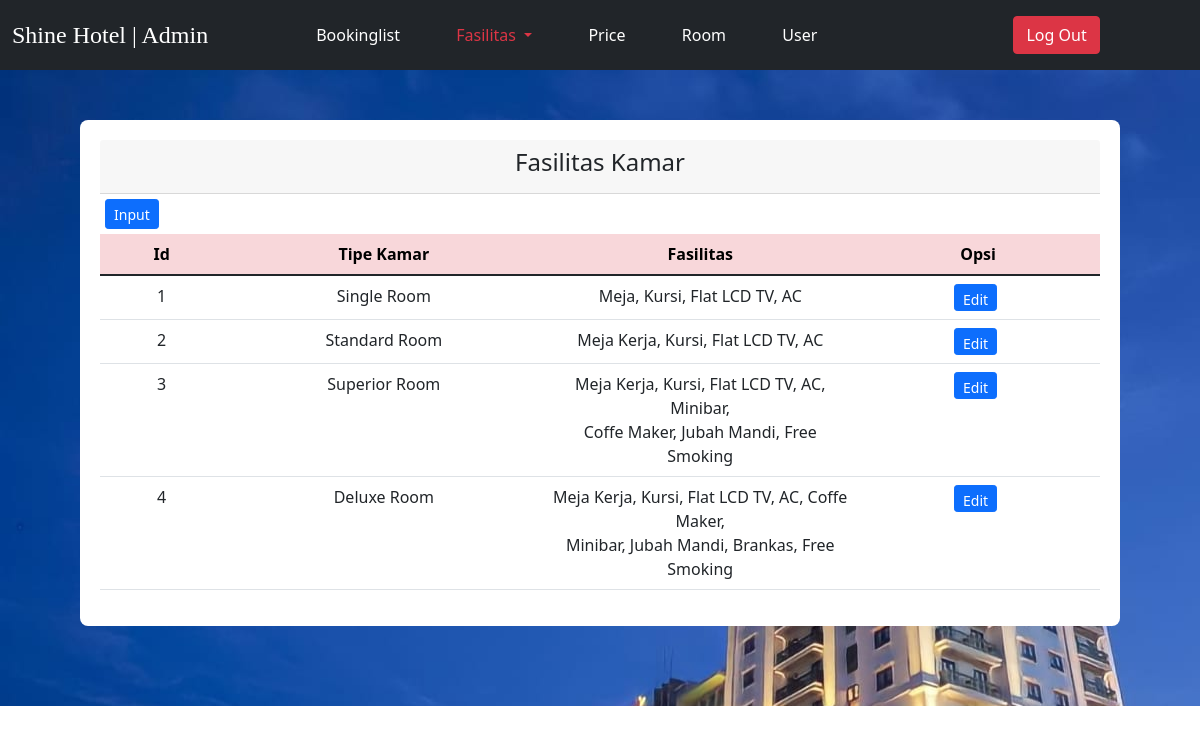
/admin3/fasilitas_kamar.php (signed in), run on the app's committed database.
### tables this page shows
CREATE TABLE `tb_fasilitas_kamar` (
  `id` int(2) NOT NULL,
  `tipe_kamar` text NOT NULL,
  `fitur` varchar(500) NOT NULL
);

### admin3/fasilitas_kamar.php (the view, shortened to what this page needs)
<!DOCTYPE html>
<html>
<head>
	<link href="https://cdn.jsdelivr.net/npm/bootstrap@5.1.3/dist/css/bootstrap.min.css" rel="stylesheet">
</head>
<body>
 <nav class="navbar navbar-expand-lg navbar-dark bg-dark">
  <div class="container-fluid">
	<div class="collapse navbar-collapse" id="navbarSupportedContent">
    <h4 class="text-white text-left" style="margin-right: 100px; padding-top: 8px; font-family: serif;">Shine Hotel | Admin</h4>
      <ul class="navbar-nav me-auto mb-2 mb-lg-0">
        <li class="nav-item">
          <a class="nav-link text-white" aria-current="page" href="bookinglist.php">Bookinglist</a>
        </li>
      </ul>
      <ul class="navbar-nav me-auto mb-2 mb-lg-0">
         <li class="nav-item dropdown active">
          <a class="nav-link dropdown-toggle active text-danger" href="#" id="navbarDropdown" role="button" data-bs-toggle="dropdown" aria-expanded="false active">
            Fasilitas
          </a>
        </li>
      </ul>
      <ul class="navbar-nav me-auto mb-2 mb-lg-0">
        <li class="nav-item">
          <a class="nav-link text-white" aria-current="page" href="price.php">Price</a>
        </li>
      </ul>
      <ul class="navbar-nav me-auto mb-2 mb-lg-0">
        <li class="nav-item">
          <a class="nav-link text-white" aria-current="page" href="room.php">Room</a>
        </li>
      </ul>
      <ul class="navbar-nav me-auto mb-2 mb-lg-0">
        <li class="nav-item">
          <a class="nav-link text-white" aria-current="page" href="user.php">User</a>
        </li>
      </ul>
       <ul class="navbar-nav me-auto mb-2 mb-lg-0">
        <li class="nav-item">
          <a class="nav-link" aria-current="page" href="../login/logout.php">
          <button type="button" class="btn btn-danger" style="margin-left: 140px; margin-right: 40px;">Log Out</button>
          </a>
        </li>
      </ul>
    </div>
  </div>
 </nav>
	<div class="col-13" style="padding: 80px; padding-top: 50px !important; background-image: url(gedung.jfif); min-height: 438px !important; height: 100%;">
  <div class="container bg-white" style="padding: 20px; border-radius: 8px;">
		<div class="card-header ">
			<h4 class="card-title text-center">Fasilitas Kamar</h4>
		</div>
    <button type="button" class="btn btn-primary btn-sm" style="margin: 5px; height: 30px;">Input</button>
	<table class="table" style="text-align: center;">
  <thead>
    <tr  class="table-danger">
    <th width="15px">Id </th>
			<th width="20px">Tipe Kamar</th>
			<th width="50px">Fasilitas</th>
      <th width="30px">Opsi</th>
    </tr>
  </thead>
  <tbody>
   <?php
		include 'koneksi.php';
		$no = 1;
		$data = mysqli_query($koneksi,"select * from tb_fasilitas_kamar");
		while($d = mysqli_fetch_array($data)){
	 ?>
			<tr>
				<td><?php echo $no++; ?></td>
				<td><?php echo $d['tipe_kamar']; ?></td>
				<td><?php echo $d['fitur']; ?></td>
         <form action="edit_fasilitas.php" method="post"><td><a href="edit_fasilitas.php?id=<?php echo $d['id']; ?>"><button type="button" class="btn btn-primary btn-sm" style="height: 27px; margin-right: 5px;">Edit</button></a></form>
      </tr>
      <?php
  }
  ?>
</tbody>
</table>
</div>
</div>
</body>
</html>

### data on the page
tb_fasilitas_kamar: tipe_kamar "Single Room", fitur "Meja, Kursi, Flat LCD TV, AC"
tb_fasilitas_kamar: tipe_kamar "Standard Room", fitur "Meja Kerja, Kursi, Flat LCD TV, AC"
tb_fasilitas_kamar: tipe_kamar "Superior Room", fitur "Meja Kerja, Kursi, Flat LCD TV, AC, Minibar, Coffe Maker, Jubah Mandi, Free Smoking"
tb_fasilitas_kamar: tipe_kamar "Deluxe Room", fitur "Meja Kerja, Kursi, Flat LCD TV, AC, Coffe Maker, Minibar, Jubah Mandi, Brankas, Free Smoking"
